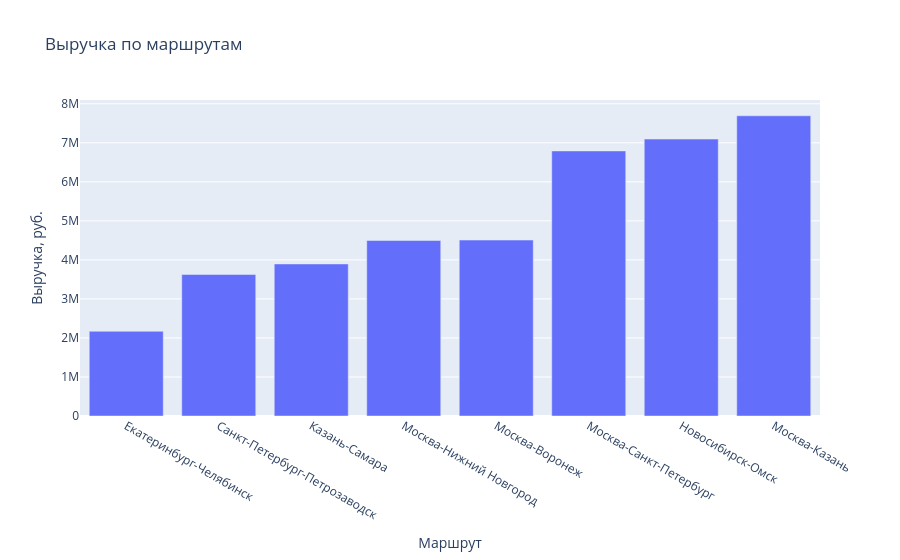

Notebook code cell kept with this figure:
### Markdown cell above
### Задание 4

1. Постройте интерактивную столбчатую диаграмму (`px.bar`) выручки по маршрутам.
   Отсортируйте столбцы по значению.
2. Добавьте в `hover_data` число рейсов по маршруту, чтобы при наведении было видно
   и выручку, и количество.
3. Сохраните график в `charts/revenue_by_route.html` и откройте файл в браузере.
4. Постройте `px.box` стоимости рейса по типам груза. Чем интерактивный «ящик»
   удобнее статичного?

### Code cell
# 1) - 3)
route_stats = (df.groupby("route")
               .agg(revenue=("cost_rub", "sum"), trips=("trip_id", "count"))
               .reset_index()
               .sort_values("revenue"))
fig = px.bar(route_stats, x='route', y='revenue', title='Выручка по маршрутам',
             labels={'route': 'Маршрут', 'revenue': 'Выручка, руб.', 'trips': 'Количество рейсов'}, 
             hover_data='trips')
fig.show()

fig.write_html('charts/revenue_by_route.html', include_plotlyjs=True)

### Figure 1 — Plotly figure (JSON) as saved in the notebook; plotly's stock layout.template omitted (floating-point values rounded to 4 significant figures)
{"data": [{"customdata": [[120], [95], [131], [123], [103], [111], [119], [108]], "hovertemplate": "Маршрут=%{x}<br>Выручка, руб.=%{y}<br>Количество рейсов=%{customdata[0]}<extra></extra>", "legendgroup": "", "marker": {"color": "#636efa", "pattern": {"shape": ""}}, "name": "", "orientation": "v", "showlegend": false, "textposition": "auto", "type": "bar", "x": ["Екатеринбург-Челябинск", "Санкт-Петербург-Петрозаводск", "Казань-Самара", "Москва-Нижний Новгород", "Москва-Воронеж", "Москва-Санкт-Петербург", "Новосибирск-Омск", "Москва-Казань"], "xaxis": "x", "y": [2170340, 3624770, 3896140, 4497860, 4508350, 6792210, 7096250, 7692450], "yaxis": "y"}], "layout": {"barmode": "relative", "legend": {"tracegroupgap": 0}, "title": {"text": "Выручка по маршрутам"}, "xaxis": {"anchor": "y", "domain": [0, 1], "title": {"text": "Маршрут"}}, "yaxis": {"anchor": "x", "domain": [0, 1], "title": {"text": "Выручка, руб."}}}}
